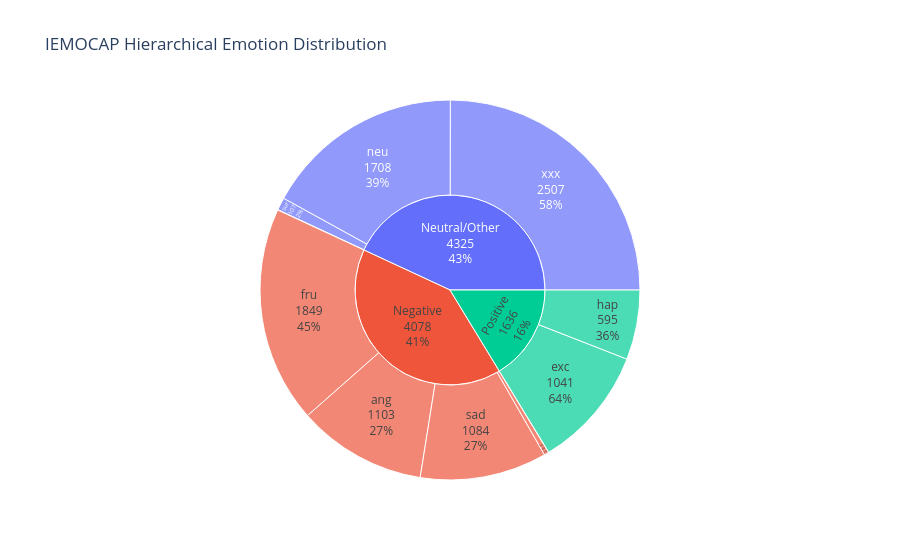

Notebook cell for this chart:
### Markdown cell above
## 🔬 PART 1: PURE DATA-DRIVEN EDA

### Step 1.1: Hierarchical Label Distribution
**Description:** Visualizes the dataset's class distribution and hierarchical structure. Maps the native IEMOCAP emotions into 3 macro-sentiments (Positive, Neutral/Other, Negative) to observe class imbalances across different granularities using a Sunburst chart.

### Code cell
# =====================================================================
# HIERARCHICAL MAPPING STRATEGY
# =====================================================================
def assign_macro_sentiment(emotion):
    """Maps raw emotions to macro-sentiments based on IEMOCAP conventions."""
    if emotion in ['hap', 'exc']:
        return 'Positive'
    elif emotion in ['ang', 'sad', 'fea', 'dis', 'fru']:
        return 'Negative'
    else:
        return 'Neutral/Other' # Includes 'neu', 'sur', 'oth', 'xxx'

# Apply mapping
df['Macro_Sentiment'] = df['Raw_Emotion'].apply(assign_macro_sentiment)

# Prepare data for Sunburst Chart
sunburst_data = df.groupby(['Macro_Sentiment', 'Raw_Emotion']).size().reset_index(name='Count')

# Generate Interactive Sunburst Chart using Plotly
fig = px.sunburst(
    sunburst_data, 
    path=['Macro_Sentiment', 'Raw_Emotion'], 
    values='Count',
    title="IEMOCAP Hierarchical Emotion Distribution",
    color='Macro_Sentiment',
    color_discrete_map={
        'Negative': '#EF553B', 
        'Positive': '#00CC96', 
        'Neutral/Other': '#636EFA'
    }
)

fig.update_traces(textinfo="label+percent parent+value")
fig.show()
# NOTE: In a Jupyter Notebook, this will render an interactive HTML chart.

### Figure 1 — Plotly figure (JSON) as saved in the notebook; plotly's stock layout.template omitted (floating-point values rounded to 4 significant figures)
{"data": [{"branchvalues": "total", "customdata": [["Negative"], ["Negative"], ["Negative"], ["Negative"], ["Negative"], ["Negative"], ["Neutral/Other"], ["Neutral/Other"], ["Neutral/Other"], ["Neutral/Other"], ["Neutral/Other"], ["Positive"], ["Positive"], ["Positive"]], "domain": {"x": [0, 1], "y": [0, 1]}, "hovertemplate": "labels=%{label}<br>Count=%{value}<br>parent=%{parent}<br>id=%{id}<br>Macro_Sentiment=%{customdata[0]}<extra></extra>", "ids": ["Negative/ang", "Negative/dis", "Negative/fea", "Negative/fru", "Negative/sad", "Negative", "Neutral/Other/neu", "Neutral/Other/oth", "Neutral/Other/sur", "Neutral/Other/xxx", "Neutral/Other", "Positive/exc", "Positive/hap", "Positive"], "labels": ["ang", "dis", "fea", "fru", "sad", "Negative", "neu", "oth", "sur", "xxx", "Neutral/Other", "exc", "hap", "Positive"], "marker": {"colors": ["#EF553B", "#EF553B", "#EF553B", "#EF553B", "#EF553B", "#EF553B", "#636EFA", "#636EFA", "#636EFA", "#636EFA", "#636EFA", "#00CC96", "#00CC96", "#00CC96"]}, "name": "", "parents": ["Negative", "Negative", "Negative", "Negative", "Negative", "", "Neutral/Other", "Neutral/Other", "Neutral/Other", "Neutral/Other", "", "Positive", "Positive", ""], "textinfo": "label+percent parent+value", "type": "sunburst", "values": [1103.0, 2.0, 40.0, 1849.0, 1084.0, 4078.0, 1708.0, 3.0, 107.0, 2507.0, 4325.0, 1041.0, 595.0, 1636.0]}], "layout": {"legend": {"tracegroupgap": 0}, "title": {"text": "IEMOCAP Hierarchical Emotion Distribution"}}}
